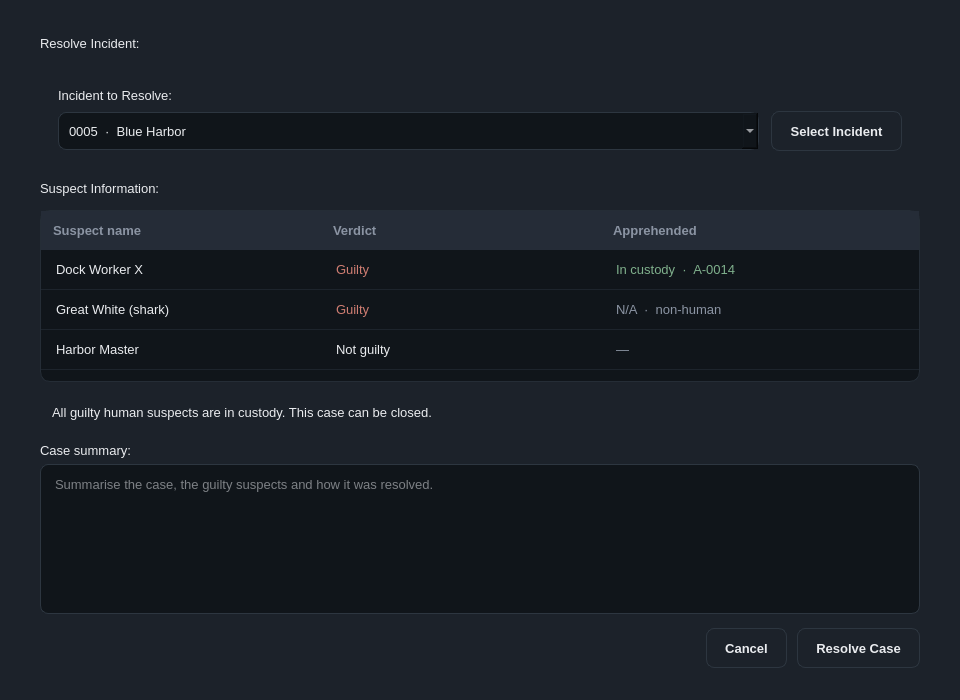
<?xml version="1.0" encoding="UTF-8"?>
<ui version="4.0">
 <class>MainWindow</class>
 <widget class="QMainWindow" name="MainWindow">
  <property name="geometry"><rect><x>0</x><y>0</y><width>960</width><height>700</height></rect></property>
  <property name="windowTitle"><string>MainWindow</string></property>
  <property name="styleSheet"><string notr="true">/* Asche Yiu Police Department - dark / gold theme
   Shared by every .ui file. Widgets pick a style through the dynamic
   property  variant  (Qt Designer: Property Editor &gt; Dynamic Properties). */

QMainWindow, QDialog, QWidget#centralwidget { background: #1c222a; }
QWidget { color: #eaecef; font-family: "Inter", "SF Pro Text", "Segoe UI", "Helvetica Neue", sans-serif; font-size: 13px; }
QLabel { background: transparent; }
QCheckBox { background: transparent; spacing: 8px; }

/* ---- typography ---- */
QLabel[variant="title"]     { font-size: 20px; font-weight: 700; color: #eaecef; }
QLabel[variant="subtitle"]  { font-size: 13px; color: #8b94a3; }
QLabel[variant="field"]     { color: #8b94a3; }
QLabel[variant="section"]   { color: #eaecef; font-size: 14px; font-weight: 600; }
QLabel[variant="cardTitle"] { font-size: 16px; font-weight: 700; color: #eaecef; }
QLabel[variant="value"]     { font-size: 14px; font-weight: 600; color: #eaecef; }
QLabel[variant="hint"]      { color: #8b94a3; font-size: 12px; }
QLabel[variant="stat"]      { color: #c3a459; font-size: 22px; font-weight: 700; }
QFrame[variant="accent"]    { background: #c3a459; border: none; border-radius: 1px; }

/* ---- badges / icons ---- */
QLabel[variant="badgeGold"]  { background: rgba(195,164,89,40);  color: #c3a459; border-radius: 10px; padding: 3px 10px; font-size: 11px; font-weight: 700; }
QLabel[variant="badgeGreen"] { background: rgba(111,159,125,40); color: #7fb08c; border-radius: 10px; padding: 3px 10px; font-size: 11px; font-weight: 700; }
QLabel[variant="badgeRed"]   { background: rgba(184,105,95,45);  color: #cf7d72; border-radius: 10px; padding: 3px 10px; font-size: 11px; font-weight: 700; }
QLabel[variant="badgeMuted"] { background: rgba(139,148,163,35); color: #aab2bf; border-radius: 10px; padding: 3px 10px; font-size: 11px; font-weight: 700; }
QLabel[variant="avatar"]     { background: #c3a459; color: #10151a; border-radius: 24px; font-size: 16px; font-weight: 700; }
QLabel[variant="iconGold"]   { background: rgba(195,164,89,40);  color: #c3a459; border-radius: 30px; font-size: 26px; font-weight: 700; }
QLabel[variant="iconRed"]    { background: rgba(184,105,95,45);  color: #cf7d72; border-radius: 30px; font-size: 26px; font-weight: 700; }

/* ---- containers ---- */
QFrame[variant="card"]      { background: #252c37; border: 1px solid #2d3640; border-radius: 12px; }
QFrame[variant="notice"]    { background: rgba(195,164,89,26);  border: 1px solid rgba(195,164,89,90);  border-radius: 8px; }
QFrame[variant="noticeRed"] { background: rgba(184,105,95,30);  border: 1px solid rgba(184,105,95,100); border-radius: 8px; }
QFrame[variant="dropzone"]  { background: #10151a; border: 1px dashed #3a4552; border-radius: 10px; }
QFrame[variant="card"] QLabel, QFrame[variant="notice"] QLabel, QFrame[variant="noticeRed"] QLabel, QFrame[variant="dropzone"] QLabel { border: none; }

/* ---- inputs ---- */
QLineEdit, QTextEdit, QPlainTextEdit, QDateTimeEdit, QSpinBox, QDoubleSpinBox, QComboBox {
    background: #10151a; border: 1px solid #2d3640; border-radius: 8px; padding: 8px 10px; min-height: 20px;
    selection-background-color: #c3a459; selection-color: #10151a; }
QLineEdit:focus, QTextEdit:focus, QPlainTextEdit:focus, QDateTimeEdit:focus, QSpinBox:focus, QDoubleSpinBox:focus, QComboBox:focus { border: 1px solid #c3a459; }
QLineEdit[readOnly="true"], QPlainTextEdit[readOnly="true"], QTextEdit[readOnly="true"] { background: #161c22; color: #eaecef; }
QComboBox QAbstractItemView { background: #10151a; border: 1px solid #2d3640; selection-background-color: #2b3440; selection-color: #eaecef; outline: 0; }

/* ---- buttons ---- */
QPushButton { background: #1c222a; border: 1px solid #2d3640; border-radius: 8px; padding: 9px 18px; min-height: 20px; font-weight: 600; color: #eaecef; }
QPushButton:hover { background: #232b35; border-color: #3a4552; }
QPushButton:pressed { background: #10151a; }
QPushButton:disabled { color: #5b6573; border-color: #252d36; }
QPushButton[variant="primary"] { background: #c3a459; border: 1px solid #c3a459; color: #10151a; font-weight: 700; }
QPushButton[variant="primary"]:hover { background: #cfb26a; border-color: #cfb26a; }
QPushButton[variant="primary"]:pressed { background: #b39549; }
QPushButton[variant="primary"]:disabled { background: #4a4332; border-color: #4a4332; color: #8a8168; }
QPushButton[variant="accept"] { background: #273235; border: 1px solid #34483f; color: #7fb08c; font-weight: 700; }
QPushButton[variant="accept"]:hover { background: #2c3a3d; }
QPushButton[variant="reject"] { background: #2f2b31; border: 1px solid #4a3638; color: #cf7d72; font-weight: 700; }
QPushButton[variant="reject"]:hover { background: #352e34; }
QPushButton[variant="tile"] { background: #252c37; border: 1px solid #2d3640; border-radius: 12px; padding: 16px 20px; text-align: left; font-size: 14px; font-weight: 500; }
QPushButton[variant="tile"]:hover { border-color: #c3a459; background: #29313d; }

/* ---- lists / tables ---- */
QListWidget, QTableWidget, QTreeWidget { background: #10151a; border: 1px solid #252d36; border-radius: 10px; outline: 0; gridline-color: transparent; alternate-background-color: #131920; }
QListWidget::item { padding: 10px 12px; border-bottom: 1px solid #1d242c; }
QListWidget::item:selected, QTableWidget::item:selected { background: #232b35; color: #eaecef; }
QListWidget::item:hover, QTableWidget::item:hover { background: #1a2129; }
QTableWidget::item { padding: 8px 12px; border-bottom: 1px solid #1d242c; }
QHeaderView { background: #252c37; border: none; border-top-left-radius: 10px; border-top-right-radius: 10px; }
QHeaderView::section { background: #252c37; color: #8b94a3; font-weight: 600; border: none; padding: 10px 12px; }
QTableCornerButton::section { background: #252c37; border: none; }
QTableView::indicator, QListView::indicator, QCheckBox::indicator { width: 16px; height: 16px; border: 1px solid #3a4552; border-radius: 4px; background: #10151a; }
QTableView::indicator:checked, QListView::indicator:checked, QCheckBox::indicator:checked { background: #c3a459; border-color: #c3a459; }

/* ---- tabs ---- */
QTabWidget::pane { border: none; top: 8px; }
QTabBar::tab { background: transparent; color: #8b94a3; padding: 8px 16px; margin-right: 4px; border: none; border-bottom: 2px solid #2d3640; font-weight: 600; }
QTabBar::tab:selected { color: #eaecef; border-bottom: 2px solid #c3a459; }
QTabBar::tab:hover:!selected { color: #c9ced6; }

/* ---- scrollbars ---- */
QScrollBar:vertical { background: transparent; width: 10px; margin: 2px; }
QScrollBar::handle:vertical { background: #2d3640; border-radius: 3px; min-height: 24px; }
QScrollBar:horizontal { background: transparent; height: 10px; margin: 2px; }
QScrollBar::handle:horizontal { background: #2d3640; border-radius: 3px; min-width: 24px; }
QScrollBar::add-line, QScrollBar::sub-line { width: 0; height: 0; }
QScrollBar::add-page, QScrollBar::sub-page { background: transparent; }

/* spin boxes: keep typing area clean, arrows via keyboard / wheel */
QSpinBox::up-button, QSpinBox::down-button, QDoubleSpinBox::up-button, QDoubleSpinBox::down-button { width: 0; border: none; }
</string></property>
  <widget class="QWidget" name="centralwidget"><layout class="QVBoxLayout" name="layout_268"><property name="leftMargin"><number>40</number></property><property name="topMargin"><number>36</number></property><property name="rightMargin"><number>40</number></property><property name="bottomMargin"><number>32</number></property><property name="spacing"><number>14</number></property><item><layout class="QVBoxLayout" name="layout_257"><property name="leftMargin"><number>0</number></property><property name="topMargin"><number>0</number></property><property name="rightMargin"><number>0</number></property><property name="bottomMargin"><number>0</number></property><property name="spacing"><number>6</number></property><item><widget class="QLabel" name="lblTitle"><property name="variant" stdset="0"><string>title</string></property><property name="text"><string>Resolve Incident:</string></property></widget></item><item><widget class="QFrame" name="qframe_256"><property name="variant" stdset="0"><string>accent</string></property><property name="minimumSize"><size><width>32</width><height>3</height></size></property><property name="maximumSize"><size><width>32</width><height>3</height></size></property></widget></item></layout></item><item><widget class="QFrame" name="frameIncident"><property name="variant" stdset="0"><string>card</string></property><property name="minimumSize"><size><width>0</width><height>0</height></size></property><layout class="QVBoxLayout" name="layout_260"><property name="leftMargin"><number>18</number></property><property name="topMargin"><number>14</number></property><property name="rightMargin"><number>18</number></property><property name="bottomMargin"><number>16</number></property><property name="spacing"><number>8</number></property><item><widget class="QLabel" name="qlabel_258"><property name="variant" stdset="0"><string>field</string></property><property name="text"><string>Incident to Resolve:</string></property></widget></item><item><layout class="QHBoxLayout" name="layout_259" stretch="1,0"><property name="leftMargin"><number>0</number></property><property name="topMargin"><number>0</number></property><property name="rightMargin"><number>0</number></property><property name="bottomMargin"><number>0</number></property><property name="spacing"><number>12</number></property><item><widget class="QComboBox" name="cmbIncident"><item><property name="text"><string>0005  ·  Blue Harbor</string></property></item><item><property name="text"><string>0009  ·  Paper Lantern</string></property></item></widget></item><item><widget class="QPushButton" name="btnSelectIncident"><property name="text"><string>Select Incident</string></property></widget></item></layout></item></layout></widget></item><item><widget class="QLabel" name="qlabel_261"><property name="variant" stdset="0"><string>section</string></property><property name="text"><string>Suspect Information:</string></property></widget></item><item><widget class="QTableWidget" name="tblSuspectInfo"><property name="rowCount"><number>3</number></property><property name="columnCount"><number>3</number></property><property name="editTriggers"><enum>QAbstractItemView::NoEditTriggers</enum></property><property name="selectionBehavior"><enum>QAbstractItemView::SelectRows</enum></property><property name="selectionMode"><enum>QAbstractItemView::SingleSelection</enum></property><property name="showGrid"><bool>false</bool></property><property name="horizontalScrollBarPolicy"><enum>Qt::ScrollBarAlwaysOff</enum></property><property name="minimumSize"><size><width>0</width><height>172</height></size></property><attribute name="horizontalHeaderDefaultSectionSize"><number>280</number></attribute><attribute name="horizontalHeaderStretchLastSection"><bool>true</bool></attribute><attribute name="verticalHeaderVisible"><bool>false</bool></attribute><attribute name="verticalHeaderDefaultSectionSize"><number>40</number></attribute><column><property name="text"><string>Suspect name</string></property><property name="textAlignment"><set>Qt::AlignLeading|Qt::AlignVCenter</set></property></column><column><property name="text"><string>Verdict</string></property><property name="textAlignment"><set>Qt::AlignLeading|Qt::AlignVCenter</set></property></column><column><property name="text"><string>Apprehended</string></property><property name="textAlignment"><set>Qt::AlignLeading|Qt::AlignVCenter</set></property></column><item row="0" column="0"><property name="text"><string>Dock Worker X</string></property></item><item row="0" column="1"><property name="text"><string>Guilty</string></property><property name="foreground"><brush brushstyle="SolidPattern"><color alpha="255"><red>207</red><green>125</green><blue>114</blue></color></brush></property></item><item row="0" column="2"><property name="text"><string>In custody  ·  A-0014</string></property><property name="foreground"><brush brushstyle="SolidPattern"><color alpha="255"><red>127</red><green>176</green><blue>140</blue></color></brush></property></item><item row="1" column="0"><property name="text"><string>Great White (shark)</string></property></item><item row="1" column="1"><property name="text"><string>Guilty</string></property><property name="foreground"><brush brushstyle="SolidPattern"><color alpha="255"><red>207</red><green>125</green><blue>114</blue></color></brush></property></item><item row="1" column="2"><property name="text"><string>N/A  ·  non-human</string></property><property name="foreground"><brush brushstyle="SolidPattern"><color alpha="255"><red>139</red><green>148</green><blue>163</blue></color></brush></property></item><item row="2" column="0"><property name="text"><string>Harbor Master</string></property></item><item row="2" column="1"><property name="text"><string>Not guilty</string></property></item><item row="2" column="2"><property name="text"><string>—</string></property><property name="foreground"><brush brushstyle="SolidPattern"><color alpha="255"><red>139</red><green>148</green><blue>163</blue></color></brush></property></item></widget></item><item><widget class="QFrame" name="frameClosable"><property name="variant" stdset="0"><string>notice</string></property><layout class="QHBoxLayout" name="layout_263"><property name="leftMargin"><number>12</number></property><property name="topMargin"><number>9</number></property><property name="rightMargin"><number>12</number></property><property name="bottomMargin"><number>9</number></property><item><widget class="QLabel" name="qlabel_262"><property name="text"><string>All guilty human suspects are in custody. This case can be closed.</string></property><property name="wordWrap"><bool>true</bool></property></widget></item></layout></widget></item><item><layout class="QVBoxLayout" name="layout_265"><property name="leftMargin"><number>0</number></property><property name="topMargin"><number>0</number></property><property name="rightMargin"><number>0</number></property><property name="bottomMargin"><number>0</number></property><property name="spacing"><number>6</number></property><item><widget class="QLabel" name="qlabel_264"><property name="variant" stdset="0"><string>field</string></property><property name="text"><string>Case summary:</string></property></widget></item><item><widget class="QPlainTextEdit" name="txtSummary"><property name="placeholderText"><string>Summarise the case, the guilty suspects and how it was resolved.</string></property><property name="minimumSize"><size><width>0</width><height>84</height></size></property></widget></item></layout></item><item><layout class="QHBoxLayout" name="layout_267"><property name="leftMargin"><number>0</number></property><property name="topMargin"><number>0</number></property><property name="rightMargin"><number>0</number></property><property name="bottomMargin"><number>0</number></property><property name="spacing"><number>10</number></property><item><spacer name="spacer_266"><property name="orientation"><enum>Qt::Horizontal</enum></property><property name="sizeHint" stdset="0"><size><width>20</width><height>20</height></size></property></spacer></item><item><widget class="QPushButton" name="btnCancel"><property name="text"><string>Cancel</string></property></widget></item><item><widget class="QPushButton" name="btnResolve"><property name="variant" stdset="0"><string>primary</string></property><property name="text"><string>Resolve Case</string></property></widget></item></layout></item></layout></widget>
 </widget>
 <resources/>
 <connections/>
</ui>
